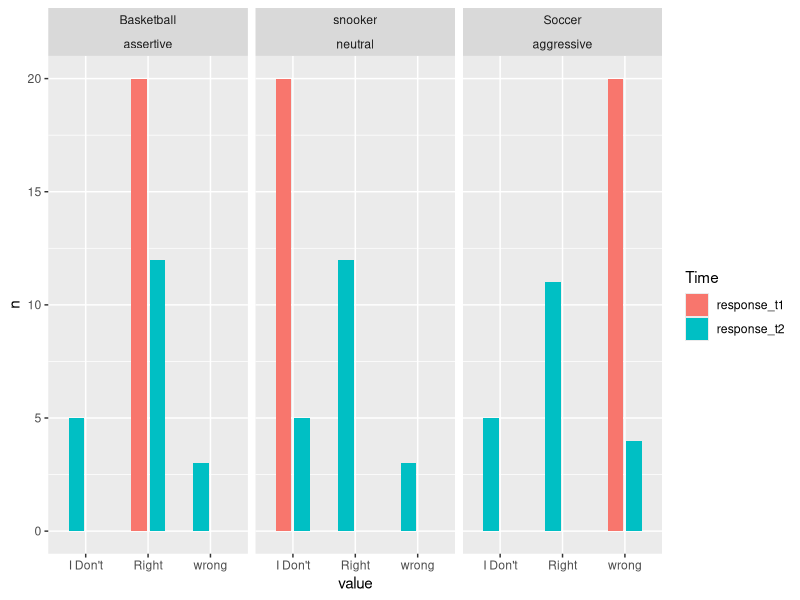

This chart was generated by the following R code:
library(tidyverse)

set.seed(123)

ds <- data.frame(
  ID = seq.int(60),
  situation = rep(c("Soccer", "Basketball", "snooker"), 20),
  attitude = c("aggressive", "assertive", "neutral"),
  response_t1 = c("wrong", "Right", "I Don't"),
  response_t2 = rep(c("wrong", "Right", "I Don't"), times = c(10, 35, 15))
)

ds %>%
  gather(key = "Time", value, response_t1:response_t2) -> j
#> Warning: attributes are not identical across measure variables;
#> they will be dropped

j %>%
  group_by(attitude, Time, situation, value) %>%
  summarise(n = n()) %>%
  ggplot(., aes(x = value, y = n, fill = Time)) +
  geom_col(width = 0.5, position = position_dodge(preserve = "single", width = 0.6)) +
  facet_wrap(~situation * attitude, ncol = 3)

